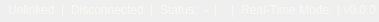
        <widget class="QFrame" name="frameBottom">
         <property name="minimumSize">
          <size>
           <width>0</width>
           <height>22</height>
          </size>
         </property>
         <property name="maximumSize">
          <size>
           <width>16777215</width>
           <height>22</height>
          </size>
         </property>
         <property name="styleSheet">
          <string notr="true">#frameBottom {
	background-color: #495474;
}</string>
         </property>
         <property name="locale">
          <locale language="English" country="UnitedStates"/>
         </property>
         <property name="frameShape">
          <enum>QFrame::Shape::NoFrame</enum>
         </property>
         <property name="frameShadow">
          <enum>QFrame::Shadow::Raised</enum>
         </property>
         <layout class="QHBoxLayout" name="horizontalLayoutBottomFrame">
          <property name="spacing">
           <number>0</number>
          </property>
          <property name="leftMargin">
           <number>0</number>
          </property>
          <property name="topMargin">
           <number>0</number>
          </property>
          <property name="rightMargin">
           <number>0</number>
          </property>
          <property name="bottomMargin">
           <number>0</number>
          </property>
          <item>
           <widget class="QLabel" name="labelNodeStatus">
            <property name="styleSheet">
             <string notr="true">QLabel {
	font-size: 12px;
	color: #f8f8f2;
	padding-left: 5px;
	padding-bottom: 2px;
}</string>
            </property>
            <property name="locale">
             <locale language="English" country="UnitedStates"/>
            </property>
            <property name="text">
             <string>Unlinked</string>
            </property>
           </widget>
          </item>
          <item>
           <widget class="QLabel" name="label_4">
            <property name="styleSheet">
             <string notr="true">QLabel {
	font-size: 12px;
	color: #f8f8f2;
	padding-bottom: 2px;
}</string>
            </property>
            <property name="locale">
             <locale language="English" country="UnitedStates"/>
            </property>
            <property name="text">
             <string>|</string>
            </property>
           </widget>
          </item>
          <item>
           <widget class="QLabel" name="labelStatus">
            <property name="sizePolicy">
             <sizepolicy hsizetype="Maximum" vsizetype="Preferred">
              <horstretch>0</horstretch>
              <verstretch>0</verstretch>
             </sizepolicy>
            </property>
            <property name="maximumSize">
             <size>
              <width>16777215</width>
              <height>16</height>
             </size>
            </property>
            <property name="styleSheet">
             <string notr="true">QLabel {
	font-size: 12px;
	color: #f8f8f2;
	padding-bottom: 2px;
}</string>
            </property>
            <property name="locale">
             <locale language="English" country="UnitedStates"/>
            </property>
            <property name="text">
             <string>Disconnected</string>
            </property>
           </widget>
          </item>
          <item>
           <widget class="QLabel" name="label_15">
            <property name="styleSheet">
             <string notr="true">QLabel {
	font-size: 12px;
	color: #f8f8f2;
	padding-bottom: 2px;
}</string>
            </property>
            <property name="locale">
             <locale language="English" country="UnitedStates"/>
            </property>
            <property name="text">
             <string>|</string>
            </property>
           </widget>
          </item>
          <item>
           <widget class="QLabel" name="label">
            <property name="styleSheet">
             <string notr="true">QLabel {
	font-size: 12px;
	color: #f8f8f2;
	padding-bottom: 2px;
}</string>
            </property>
            <property name="locale">
             <locale language="English" country="UnitedStates"/>
            </property>
            <property name="text">
             <string>Status:</string>
            </property>
           </widget>
          </item>
          <item>
           <widget class="QLabel" name="labelProgress">
            <property name="styleSheet">
             <string notr="true">QLabel {
	font-size: 12px;
	color: #f8f8f2;
	padding-bottom: 2px;
}</string>
            </property>
            <property name="locale">
             <locale language="English" country="UnitedStates"/>
            </property>
            <property name="text">
             <string>-</string>
            </property>
           </widget>
          </item>
          <item>
           <widget class="QLabel" name="label_16">
            <property name="styleSheet">
             <string notr="true">QLabel {
	font-size: 12px;
	color: #f8f8f2;
	padding-bottom: 2px;
}</string>
            </property>
            <property name="locale">
             <locale language="English" country="UnitedStates"/>
            </property>
            <property name="text">
             <string>|</string>
            </property>
           </widget>
          </item>
          <item>
           <widget class="QLabel" name="labelLog">
            <property name="sizePolicy">
             <sizepolicy hsizetype="Expanding" vsizetype="Preferred">
              <horstretch>0</horstretch>
              <verstretch>0</verstretch>
             </sizepolicy>
            </property>
            <property name="styleSheet">
             <string notr="true">QLabel {
	font-size: 12px;
	color: #f8f8f2;
	padding-bottom: 2px;
}</string>
            </property>
            <property name="locale">
             <locale language="English" country="UnitedStates"/>
            </property>
            <property name="text">
             <string/>
            </property>
           </widget>
          </item>
          <item>
           <widget class="QLabel" name="label_26">
            <property name="styleSheet">
             <string notr="true">QLabel {
	font-size: 12px;
	color: #f8f8f2;
	padding-bottom: 2px;
}</string>
            </property>
            <property name="text">
             <string>|</string>
            </property>
           </widget>
          </item>
          <item>
           <widget class="QLabel" name="labelModeStatus">
            <property name="styleSheet">
             <string notr="true">QLabel {
	font-size: 12px;
	color: #f8f8f2;
	padding-bottom: 2px;
}</string>
            </property>
            <property name="text">
             <string>Real-Time Mode</string>
            </property>
           </widget>
          </item>
          <item>
           <widget class="QLabel" name="labelVersion">
            <property name="sizePolicy">
             <sizepolicy hsizetype="Maximum" vsizetype="Preferred">
              <horstretch>0</horstretch>
              <verstretch>0</verstretch>
             </sizepolicy>
            </property>
            <property name="maximumSize">
             <size>
              <width>16777215</width>
              <height>16</height>
             </size>
            </property>
            <property name="styleSheet">
             <string notr="true">QLabel {
	font-size: 12px;
	color: #f8f8f2;
	padding-bottom: 2px;
}</string>
            </property>
            <property name="locale">
             <locale language="English" country="UnitedStates"/>
            </property>
            <property name="text">
             <string notr="true">| v0.0.0</string>
            </property>
            <property name="alignment">
             <set>Qt::AlignmentFlag::AlignRight|Qt::AlignmentFlag::AlignTrailing|Qt::AlignmentFlag::AlignVCenter</set>
            </property>
           </widget>
          </item>
         </layout>
        </widget>
